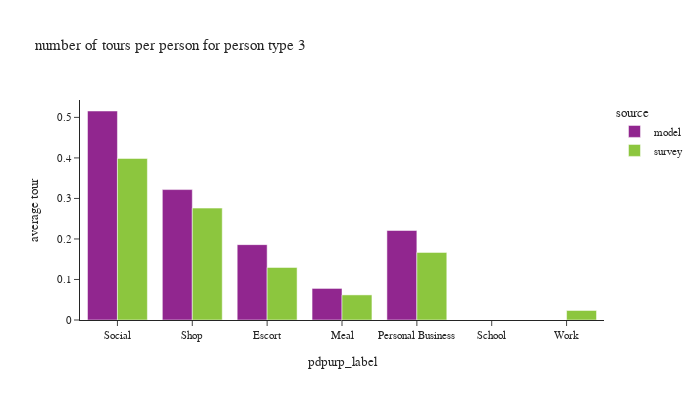

The notebook cell this image was saved under:
### Code cell
plot_by_pptyp(df_tour, '3')

### Figure 1 — Plotly figure (JSON) as saved in the notebook; plotly's stock layout.template omitted (floating-point values rounded to 4 significant figures)
{"data": [{"alignmentgroup": "True", "hovertemplate": "source=model<br>pdpurp_label=%{x}<br>average tour=%{y}<extra></extra>", "legendgroup": "model", "marker": {"color": "#91268F", "pattern": {"shape": ""}}, "name": "model", "offsetgroup": "model", "orientation": "v", "showlegend": true, "textposition": "auto", "type": "bar", "x": ["Social", "Shop", "Escort", "Meal", "Personal Business"], "xaxis": "x", "y": [0.5158, 0.3218, 0.186, 0.07791, 0.2209], "yaxis": "y"}, {"alignmentgroup": "True", "hovertemplate": "source=survey<br>pdpurp_label=%{x}<br>average tour=%{y}<extra></extra>", "legendgroup": "survey", "marker": {"color": "#8CC63E", "pattern": {"shape": ""}}, "name": "survey", "offsetgroup": "survey", "orientation": "v", "showlegend": true, "textposition": "auto", "type": "bar", "x": ["Shop", "Meal", "Social", "Personal Business", "Escort", "School", "Work"], "xaxis": "x", "y": [0.2761, 0.06195, 0.3987, 0.1669, 0.1297, 6.662e-05, 0.02349], "yaxis": "y"}], "layout": {"barmode": "group", "font": {"size": 11}, "height": 400, "legend": {"title": {"text": "source"}, "tracegroupgap": 0}, "title": {"text": "number of tours per person for person type 3"}, "width": 700, "xaxis": {"anchor": "y", "domain": [0.0, 1.0], "title": {"text": "pdpurp_label"}}, "yaxis": {"anchor": "x", "domain": [0.0, 1.0], "tickformat": ".2", "title": {"text": "average tour"}}}}
